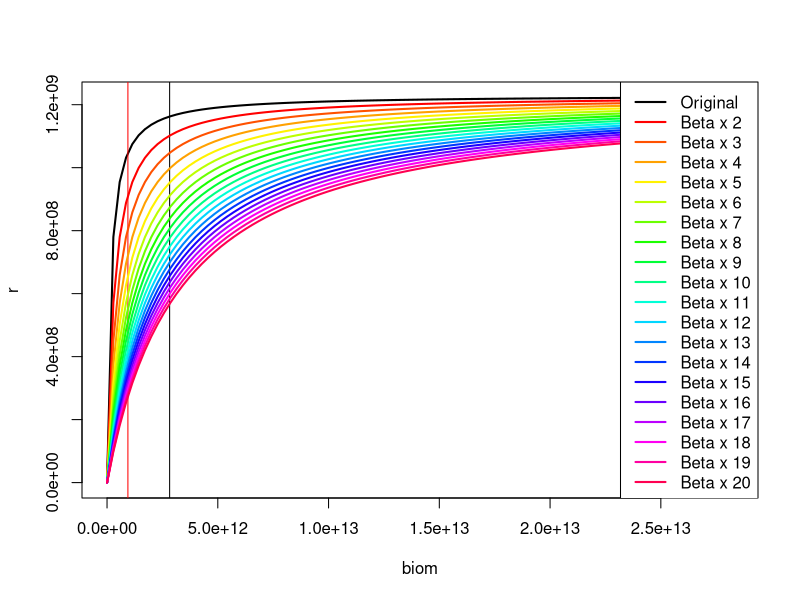

The R script that drew this image:
# ballpark Pcod total biomass in 2238:
b <- 322121.7577 #mt
# go to mgn
b <- b * 1e+9 / 20 / 5.7
biom <- seq(from = 0, to = b*10, length.out = 100)
k <- 0.3
sp <- biom * k
alpha <- 4100962763
beta_original <- 1.65e+11

# Original curve
r = (sp * alpha) / (biom + beta_original)
plot(r ~ biom, type = "l", col = "black", lwd = 2)
abline(v = b)
abline(v = b/3, col = "red")

# Add curves for beta multiplied by 2,3,4,5,6,7,8,9,10
colors <- rainbow(19)
for(i in 2:30) {
  beta_new <- beta_original * i
  r_new = (sp * alpha) / (biom + beta_new)
  lines(r_new ~ biom, col = colors[i-1], lwd = 2)
}

# Add legend
legend("topright", 
       legend = c("Original", paste("Beta x", 2:20)),
       col = c("black", colors),
       lwd = 2)

